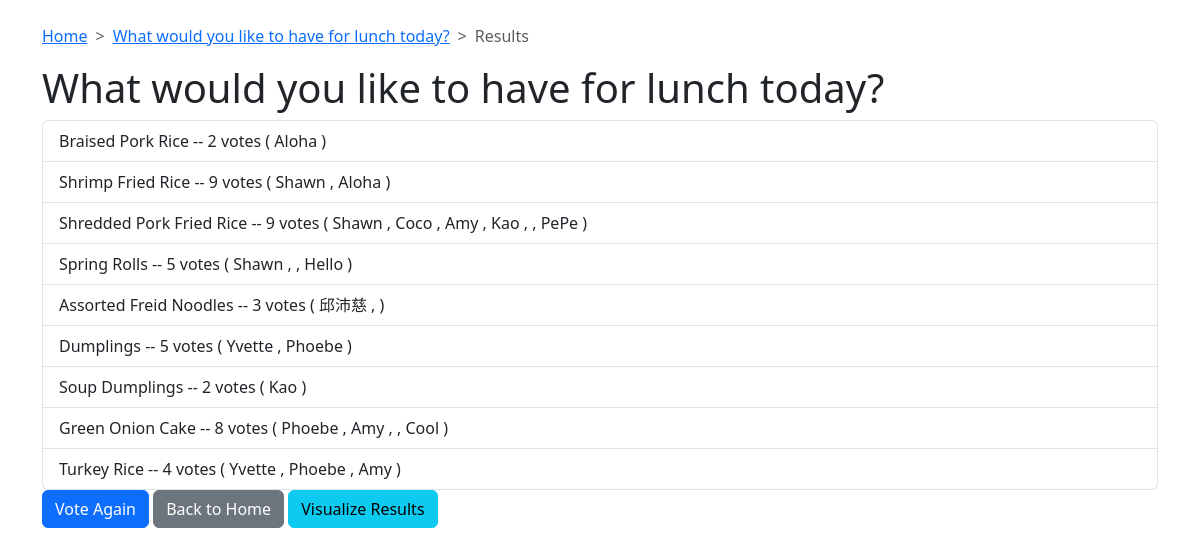
Page /polls/6/results/ on the committed database.
### polls/models.py (models this page shows, shortened)
class Question(models.Model):
    question_text = models.CharField(max_length=200)
    pub_date = models.DateTimeField('date published')
    voter = models.CharField(max_length=50, null=True, blank=True)
    is_multiple_choice = models.BooleanField(default=False)

class Choice(models.Model):
    question = models.ForeignKey(Question, on_delete=models.CASCADE)
    choice_text = models.CharField(max_length=200)
    votes = models.IntegerField(default=0)
    voters = models.ManyToManyField(User, blank=True)

### polls/views.py (the view)
# urls.py: path('<int:pk>/results/', views.ResultsView.as_view(), name='results'),
class ResultsView(generic.DetailView):
    model = Question
    template_name = 'polls/results.html'

### polls/templates/polls/results.html (shortened to what this page needs)
<head>
    {% load bootstrap5 %}
    {% bootstrap_css %}
</head>
<body>
    <br>
    <div class="container">
        <nav style="--bs-breadcrumb-divider: '>';" aria-label="breadcrumb">
            <ol class="breadcrumb">
              <li class="breadcrumb-item"><a href="http://127.0.0.1:8000/polls">Home</a></li>
              <li class="breadcrumb-item"><a href="{% url 'polls:detail' question.id %}">{{ question.question_text }}</a></li>
              <li class="breadcrumb-item active" aria-current="page">Results</li>
            </ol>
        </nav>
        <h1>{{ question.question_text }}</h1>
        <ul class="list-group">
            {% for choice in question.choice_set.all %}
                <li class="list-group-item">
                    {{ choice.choice_text }} -- {{ choice.votes }} vote{{ choice.votes|pluralize }}
                    {% if choice.voters.all %}
                        (
                        {% for voter in choice.voters.all %}
                            {{ voter.username }}
                            {% if not forloop.last %}, {% endif %}
                        {% endfor %}
                        )
                    {% endif %}
                </li>
            {% endfor %}
        </ul>
        <button class="btn btn-primary" onclick="location.href='{% url 'polls:detail' question.id %}'">Vote Again</button>
        <button class="btn btn-secondary" onclick="location.href='{% url 'polls:index' %}'">Back to Home</button>
        <button class="btn btn-info" onclick="location.href='{% url 'polls:popup' question.id %}'">Visualize Results</button>
    </div>
</body>

### rows in the picture
Question: question_text "What would you like to have for lunch today?"
Choice: choice_text "Braised Pork Rice", votes "2"
Choice: choice_text "Shrimp Fried Rice", votes "9"
Choice: choice_text "Shredded Pork Fried Rice", votes "9"
Choice: choice_text "Spring Rolls", votes "5"
Choice: choice_text "Assorted Freid Noodles", votes "3"
Choice: choice_text "Dumplings", votes "5"
Choice: choice_text "Soup Dumplings", votes "2"
Choice: choice_text "Green Onion Cake", votes "8"
Choice: choice_text "Turkey Rice", votes "4"

### other values in the picture
{{ voter.username }} "Aloha"
{{ voter.username }} "Shawn"
{{ voter.username }} "Coco"
{{ voter.username }} "Amy"
{{ voter.username }} "Kao"
{{ voter.username }} "PePe"
{{ voter.username }} "Hello"
{{ voter.username }} "邱沛慈"
{{ voter.username }} "Yvette"
{{ voter.username }} "Phoebe"
{{ voter.username }} "Cool"
